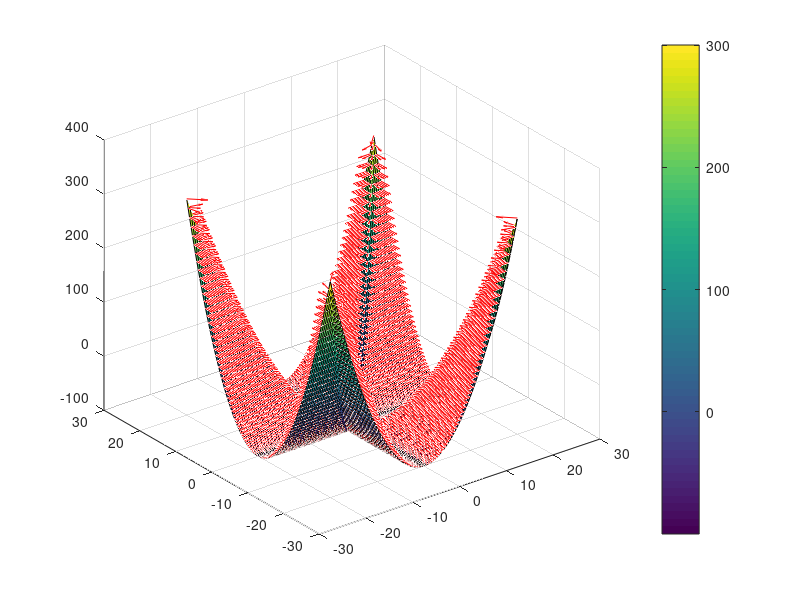
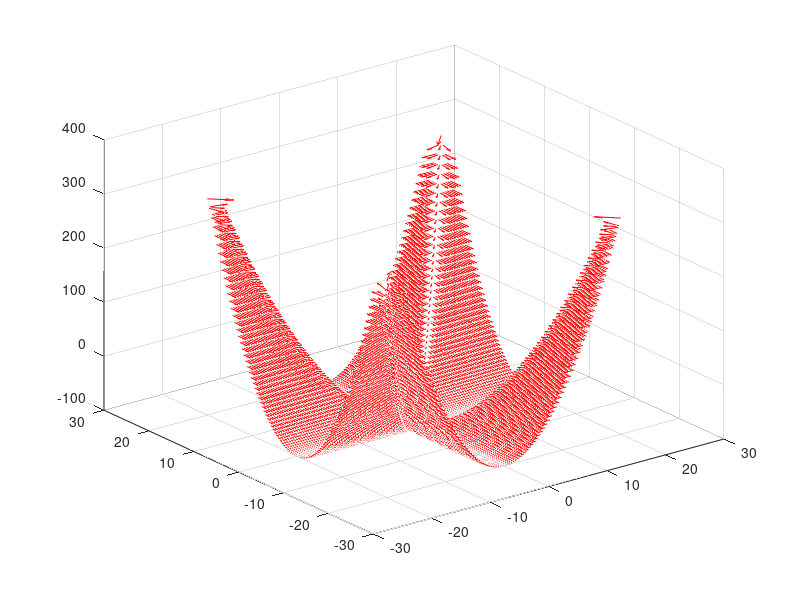
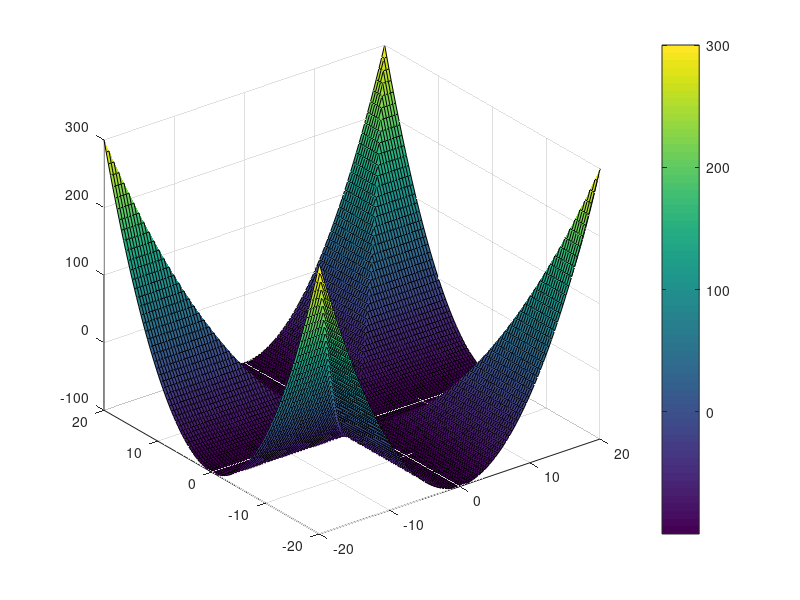
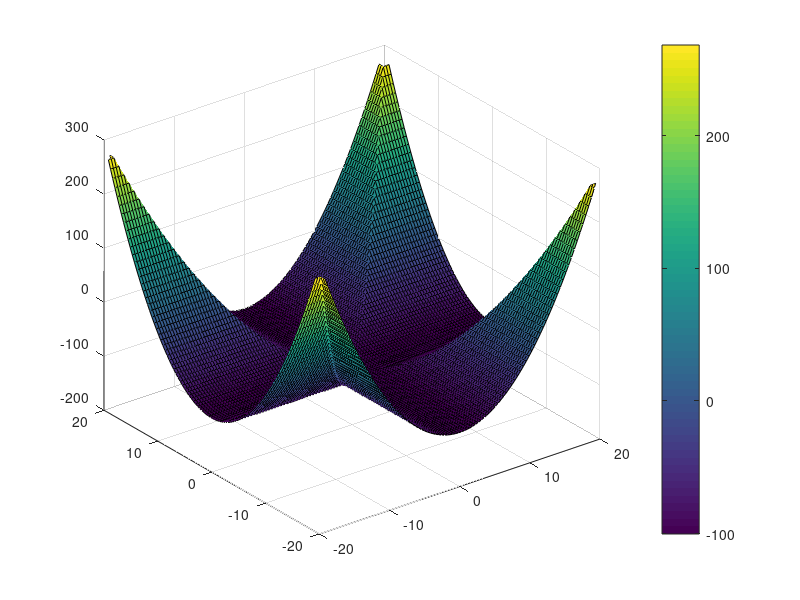

Source code (MATLAB) for these figures, in order: (Note: this script raises an error after producing the figures.)
% Analysis of the inequality constraint using Betts Minimum value operator
% function

% pt = repmat([0 20 20 -5 -5 20 20 0],1,10);
% tt = linspace(0,3000,length(pt));
% x_t = pchip(tt,pt);

x1 = linspace(-20,20);
x2 = linspace(-20,20);
% xt =  ppval(data.XT,t);
y = linspace(-1,0);
[X1,X2,Y] = ndgrid(x1,x2,y);

%method: Minimum value operator - Betts
delta = 10;
g_neq = @(x,y,z) x.^2 + (x.^2 - y.^2).*z - delta.^2;
F = g_neq(X1,X2,Y);



%method: Matlab min
g_neq2 = @(x,y) min(x.^2,y.^2) - delta.^2;
[X12, X22] = meshgrid(x1,x2);
F2 = g_neq2(X12, X22);
[U,V,W] = surfnorm(F2);
figure
quiver3(X12,X22,F2,U,V,W, 'r')
hold on
surf(X12,X22,F2)
colorbar
hold off
figure
quiver3(X12,X22,F2,U,V,W, 'r')

figure
surf(X12,X22,F2)
colorbar



%method; Soft max for min so (-max(-x,-y))
soft_min = @(x,y,k) -log(exp(-k.*x.^2) + exp(-k.*y.^2))./k - delta.^2;
Fsm = soft_min(X12,X22,2);
figure
surf(X12,X22,Fsm)
colorbar

Fsm2 = smin(X12.^2,X22.^2,0.1) - delta.^2;
[U,V,W] = surfnorm(Fsm2);
figure
surf(X12,X22,Fsm2)
colorbar
figure
quiver3(X12,X22,F2,U,V,W, 'r')

softmax3 = @(x,y,k) (x.*exp(k.*x) + y.*exp(k.*y)) ./ (exp(k.*x) + exp(k.*y)) ;
Fsm3 = -softmax3(-X12.^2,-X22.^2,1) - delta.^2;
figure
surf(X12,X22,Fsm3)
colorbar

Fsm4 = -smax(-X12.^2,-X22.^2) - delta.^2;
figure
surf(X12,X22,Fsm4)

figure
hold on
for i = 1:100
    surf(X1(:,:,i),X2(:,:,i),Y(:,:,i),F(:,:,i)) ;
end
hold off
view(45,45)
colorbar


function out = smin(x, y, k)
h = max(k - abs(x-y), 0) ./ k;
out = min(x,y) - h.^2.*k.*(1/4);
end

function out = smax(x,y)
maxi = max(x,y);
mini = min(x,y);
out = maxi + log(1 + exp(mini - maxi));
end